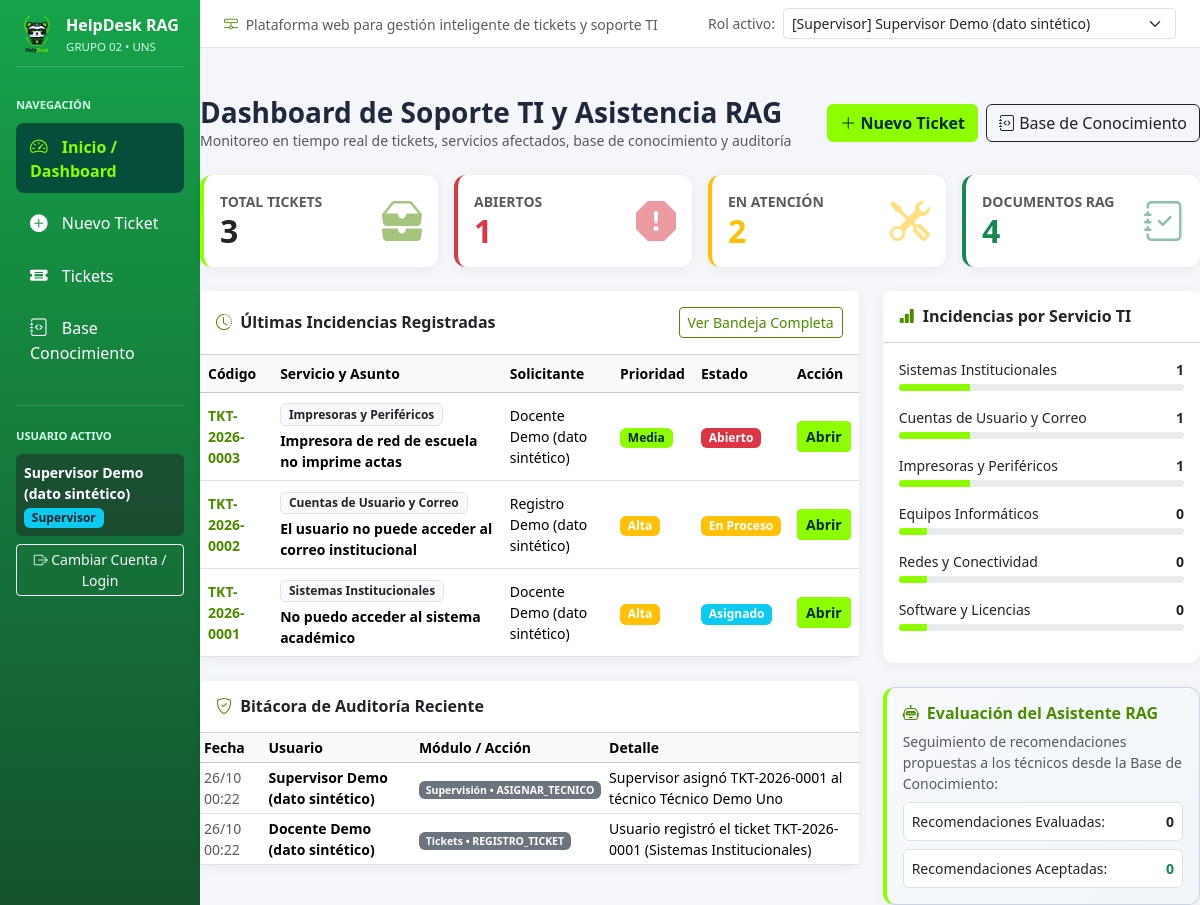
Before: / with the older database file.
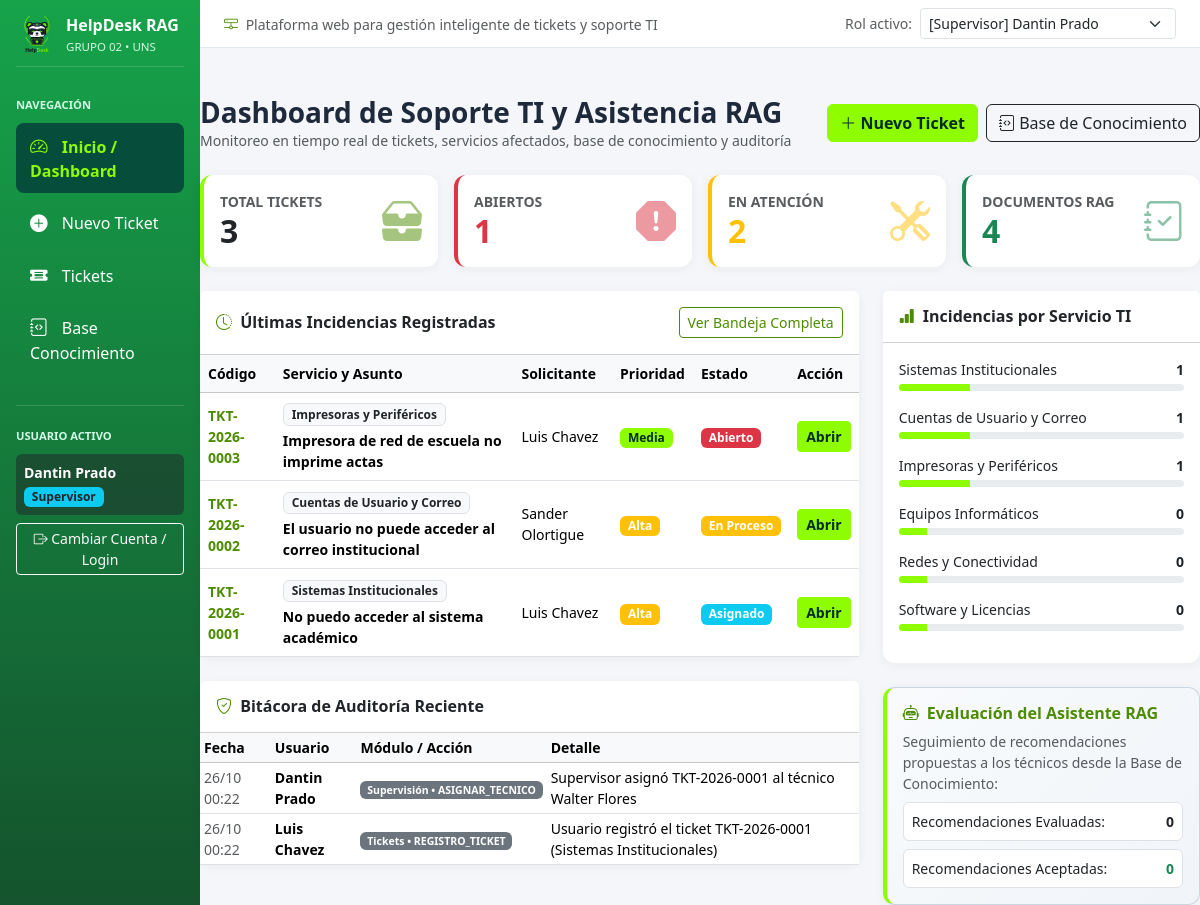
After: the same page with the newer database file.
### tables this page shows
CREATE TABLE usuarios (
    id_usuario INT AUTO_INCREMENT PRIMARY KEY,
    id_rol INT NOT NULL,
    codigo_institucional VARCHAR(20) NOT NULL UNIQUE,
    nombre_completo VARCHAR(120) NOT NULL,
    email VARCHAR(120) NOT NULL UNIQUE,
    password_hash VARCHAR(255) NOT NULL,
    dependencia_oficina VARCHAR(100) NOT NULL,
    especialidad_ti VARCHAR(100) NULL,
    activo TINYINT(1) NOT NULL DEFAULT 1,
    creado_en TIMESTAMP DEFAULT CURRENT_TIMESTAMP,
    CONSTRAINT fk_usuarios_rol FOREIGN KEY (id_rol) REFERENCES roles(id_rol)
        ON UPDATE CASCADE ON DELETE RESTRICT
);

CREATE TABLE tickets (
    id_ticket INT AUTO_INCREMENT PRIMARY KEY,
    codigo_ticket VARCHAR(25) NOT NULL UNIQUE,
    id_solicitante INT NOT NULL,
    id_tecnico_asignado INT NULL,
    id_supervisor_asignador INT NULL,
    id_servicio INT NOT NULL,
    id_categoria INT NOT NULL,
    id_prioridad INT NOT NULL,
    id_estado INT NOT NULL DEFAULT 1,
    asunto VARCHAR(180) NOT NULL,
    descripcion TEXT NOT NULL,
    diagnostico_tecnico TEXT NULL,
    solucion_aplicada TEXT NULL,
    fecha_registro TIMESTAMP DEFAULT CURRENT_TIMESTAMP,
    fecha_asignacion DATETIME NULL,
    fecha_resolucion DATETIME NULL,
    CONSTRAINT fk_ticket_solicitante FOREIGN KEY (id_solicitante) REFERENCES usuarios(id_usuario),
    CONSTRAINT fk_ticket_tecnico FOREIGN KEY (id_tecnico_asignado) REFERENCES usuarios(id_usuario),
    CONSTRAINT fk_ticket_supervisor FOREIGN KEY (id_supervisor_asignador) REFERENCES usuarios(id_usuario),
    CONSTRAINT fk_ticket_servicio FOREIGN KEY (id_servicio) REFERENCES servicios(id_servicio),
    CONSTRAINT fk_ticket_categoria FOREIGN KEY (id_categoria) REFERENCES categorias(id_categoria),
    CONSTRAINT fk_ticket_prioridad FOREIGN KEY (id_prioridad) REFERENCES prioridades(id_prioridad),
    CONSTRAINT fk_ticket_estado FOREIGN KEY (id_estado) REFERENCES estados(id_estado)
);

CREATE TABLE auditoria (
    id_auditoria INT AUTO_INCREMENT PRIMARY KEY,
    id_usuario INT NULL,
    modulo VARCHAR(60) NOT NULL,
    accion VARCHAR(80) NOT NULL,
    descripcion_evento TEXT NOT NULL,
    ip_origen VARCHAR(45) NOT NULL DEFAULT '127.0.0.1',
    fecha_evento TIMESTAMP DEFAULT CURRENT_TIMESTAMP,
    CONSTRAINT fk_auditoria_usuario FOREIGN KEY (id_usuario) REFERENCES usuarios(id_usuario) ON DELETE SET NULL
);

CREATE TABLE roles (
    id_rol INT AUTO_INCREMENT PRIMARY KEY,
    nombre VARCHAR(50) NOT NULL UNIQUE,
    descripcion VARCHAR(200) NOT NULL
);

CREATE TABLE servicios (
    id_servicio INT AUTO_INCREMENT PRIMARY KEY,
    codigo_servicio VARCHAR(20) NOT NULL UNIQUE,
    nombre VARCHAR(100) NOT NULL UNIQUE,
    descripcion VARCHAR(255) NOT NULL,
    activo TINYINT(1) NOT NULL DEFAULT 1
);

CREATE TABLE prioridades (
    id_prioridad INT AUTO_INCREMENT PRIMARY KEY,
    nombre VARCHAR(40) NOT NULL UNIQUE,
    nivel_orden INT NOT NULL,
    sla_horas INT NOT NULL DEFAULT 24,
    color_badge VARCHAR(30) NOT NULL DEFAULT 'secondary'
);

CREATE TABLE estados (
    id_estado INT AUTO_INCREMENT PRIMARY KEY,
    nombre VARCHAR(40) NOT NULL UNIQUE,
    descripcion VARCHAR(150) NOT NULL,
    es_cerrado TINYINT(1) NOT NULL DEFAULT 0,
    color_badge VARCHAR(30) NOT NULL DEFAULT 'primary'
);

### src/config/db.php (called while the page is built, shortened)
<?php
try {
    $pdo = conectarBD();
} catch (\PDOException $e) {
    die("<div style='font-family:sans-serif;padding:24px;background:#fef2f2;border:1px solid #ef4444;color:#991b1b;border-radius:8px;margin:20px;'>
            <h3>Error de Conexión a la Base de Datos</h3>
            <p>No se pudo conectar a <b>helpdesk_rag_db</b>: " . htmlspecialchars($e->getMessage()) . "</p>
            <p>Verifica que el servicio MySQL esté activo y hayas importado el script SQL del proyecto.</p>
         </div>");
}
if (!isset($_SESSION['usuario'])) {
    $stmtDefault = $pdo->query("
        SELECT u.*, r.nombre AS rol_nombre
        FROM usuarios u
        INNER JOIN roles r ON u.id_rol = r.id_rol
        WHERE u.id_usuario = 3 LIMIT 1
    ");
}
?>

### src/index.php (the view, shortened to what the changed rows need)
<?php
require_once __DIR__ . '/includes/header.php';
$kpis = $pdo->query("
    SELECT
        COUNT(*) AS total_tickets,
        SUM(CASE WHEN id_estado = 1 THEN 1 ELSE 0 END) AS abiertos,
        SUM(CASE WHEN id_estado IN (2, 3) THEN 1 ELSE 0 END) AS en_atencion,
        SUM(CASE WHEN id_estado IN (4, 5) THEN 1 ELSE 0 END) AS resueltos
    FROM tickets
")->fetch();
$totalKB = $pdo->query("SELECT COUNT(*) FROM base_conocimiento WHERE activo = 1")->fetchColumn();
$ultimosTickets = $pdo->query("
    SELECT t.id_ticket, t.codigo_ticket, t.asunto, t.fecha_registro,
           u.nombre_completo AS solicitante, s.nombre AS servicio,
           p.nombre AS prioridad, p.color_badge AS color_prio,
           e.nombre AS estado, e.color_badge AS color_est
    FROM tickets t
    INNER JOIN usuarios u ON t.id_solicitante = u.id_usuario
    INNER JOIN servicios s ON t.id_servicio = s.id_servicio
    INNER JOIN prioridades p ON t.id_prioridad = p.id_prioridad
    INNER JOIN estados e ON t.id_estado = e.id_estado
    ORDER BY t.id_ticket DESC LIMIT 5
")->fetchAll();
$ultimosLogs = $pdo->query("
    SELECT a.modulo, a.accion, a.descripcion_evento, a.fecha_evento, u.nombre_completo
    FROM auditoria a
    LEFT JOIN usuarios u ON a.id_usuario = u.id_usuario
    ORDER BY a.id_auditoria DESC LIMIT 5
")->fetchAll();
?>
<div class="row g-3 mb-4">
    <div class="col-md-3">
        <div class="card kpi-card p-3 border-start border-primary border-4">
            <div class="d-flex justify-content-between align-items-center">
                <div>
                    <h2 class="fw-bold mb-0"><?= intval($kpis['total_tickets']) ?></h2>
                </div>
            </div>
        </div>
    </div>
    <div class="col-md-3">
        <div class="card kpi-card p-3 border-start border-danger border-4">
            <div class="d-flex justify-content-between align-items-center">
                <div>
                    <h2 class="fw-bold text-danger mb-0"><?= intval($kpis['abiertos']) ?></h2>
                </div>
            </div>
        </div>
    </div>
    <div class="col-md-3">
        <div class="card kpi-card p-3 border-start border-warning border-4">
            <div class="d-flex justify-content-between align-items-center">
                <div>
                    <h2 class="fw-bold text-warning mb-0"><?= intval($kpis['en_atencion']) ?></h2>
                </div>
            </div>
        </div>
    </div>
    <div class="col-md-3">
        <div class="card kpi-card p-3 border-start border-success border-4">
            <div class="d-flex justify-content-between align-items-center">
                <div>
                    <h2 class="fw-bold text-success mb-0"><?= intval($totalKB) ?></h2>
                </div>
            </div>
        </div>
    </div>
</div>
<div class="row g-4">
    <div class="col-lg-8">
        <div class="card mb-4">
            <div class="table-responsive">
                <table class="table table-hover align-middle mb-0">
                    <thead class="table-light small">
                        <tr>
                            <th>Código</th>
                            <th>Servicio y Asunto</th>
                            <th>Solicitante</th>
                            <th>Prioridad</th>
                            <th>Estado</th>
                            <th>Acción</th>
                        </tr>
                    </thead>
                    <tbody>
                        <?php foreach ($ultimosTickets as $t): ?>
                        <tr>
                            <td class="fw-bold text-primary small"><?= htmlspecialchars($t['codigo_ticket']) ?></td>
                            <td>
                                <span class="badge bg-light text-dark border"><?= htmlspecialchars($t['servicio']) ?></span>
                                <div class="fw-semibold small mt-1"><?= htmlspecialchars($t['asunto']) ?></div>
                            </td>
                            <td class="small"><?= htmlspecialchars($t['solicitante']) ?></td>
                            <td><span class="badge bg-<?= htmlspecialchars($t['color_prio']) ?>"><?= htmlspecialchars($t['prioridad']) ?></span></td>
                            <td><span class="badge bg-<?= htmlspecialchars($t['color_est']) ?>"><?= htmlspecialchars($t['estado']) ?></span></td>
                            <td>
                                <a href="detalle_ticket.php?id=<?= $t['id_ticket'] ?>" class="btn btn-sm btn-primary">Abrir</a>
                            </td>
                        </tr>
                        <?php endforeach; ?>
                    </tbody>
                </table>
            </div>
        </div>
        <div class="card">
            <div class="table-responsive">
                <table class="table table-sm align-middle mb-0 small">
                    <thead class="table-light">
                        <tr>
                            <th>Fecha</th>
                            <th>Usuario</th>
                            <th>Módulo / Acción</th>
                            <th>Detalle</th>
                        </tr>
                    </thead>
                    <tbody>
                        <?php foreach ($ultimosLogs as $log): ?>
                        <tr>
                            <td class="text-muted"><?= date('d/m H:i', strtotime($log['fecha_evento'])) ?></td>
                            <td class="fw-semibold"><?= htmlspecialchars($log['nombre_completo'] ?? 'Sistema') ?></td>
                            <td><span class="badge bg-secondary"><?= htmlspecialchars($log['modulo']) ?> • <?= htmlspecialchars($log['accion']) ?></span></td>
                            <td><?= htmlspecialchars($log['descripcion_evento']) ?></td>
                        </tr>
                        <?php endforeach; ?>
                    </tbody>
                </table>
            </div>
        </div>
    </div>
</div>
<?php require_once __DIR__ . '/includes/footer.php'; ?>

### src/includes/header.php (shortened to what the changed rows need)
<?php
require_once __DIR__ . '/../config/db.php';
$usuarioActual = $_SESSION['usuario'];
$perfilesDemo  = $pdo->query("
    SELECT u.id_usuario, u.nombre_completo, r.nombre AS rol
    FROM usuarios u
    INNER JOIN roles r ON u.id_rol = r.id_rol
    ORDER BY u.id_rol
")->fetchAll();
?>
<!DOCTYPE html>
<html lang="es">
<head>
    <link href="https://cdn.jsdelivr.net/npm/bootstrap@5.3.2/dist/css/bootstrap.min.css" rel="stylesheet">
    <link href="https://cdn.jsdelivr.net/npm/bootstrap-icons@1.11.3/font/bootstrap-icons.css" rel="stylesheet">
    <link href="assets/css/styles.css" rel="stylesheet">
</head>
<body>
<div class="container-fluid">
    <div class="row">
        <nav class="col-md-3 col-lg-2 d-md-block sidebar p-3">
            <div class="mt-4 pt-3 border-top border-secondary">
                <div class="mt-2 p-2 rounded bg-dark bg-opacity-50">
                    <div class="fw-semibold small text-white"><?= htmlspecialchars($usuarioActual['nombre_completo']) ?></div>
                    <span class="badge bg-info text-dark mt-1"><?= htmlspecialchars($usuarioActual['rol_nombre']) ?></span>
                </div>
            </div>
        </nav>
        <main class="col-md-9 ms-sm-auto col-lg-10 px-0">
            <div class="topbar px-4 py-2 d-flex flex-wrap justify-content-between align-items-center">
                <div class="d-flex align-items-center gap-2">
                    <form method="GET" class="d-inline">
                        <select name="cambiar_perfil" class="form-select form-select-sm" onchange="this.form.submit()">
                            <?php foreach ($perfilesDemo as $pf): ?>
                                <option value="<?= $pf['id_usuario'] ?>" <?= $pf['id_usuario'] == $usuarioActual['id_usuario'] ? 'selected' : '' ?>>
                                    [<?= htmlspecialchars($pf['rol']) ?>] <?= htmlspecialchars($pf['nombre_completo']) ?>
                                </option>
                            <?php endforeach; ?>
                        </select>
                    </form>
                </div>
            </div>

Changed rows visible on the page:
changed usuarios "Supervisor": nombre_completo "Supervisor Demo (dato sintético)" → "Dantin Prado"
changed through a linked row, tickets "TKT-2026-0003": id_solicitante.nombre_completo "Docente Demo (dato sintético)" → "Luis Chavez"
changed through a linked row, tickets "El usuario no puede acceder al correo institucional": id_solicitante.nombre_completo "Registro Demo (dato sintético)" → "Sander Olortigue"
changed through a linked row, tickets "TKT-2026-0001": id_solicitante.nombre_completo "Docente Demo (dato sintético)" → "Luis Chavez"
changed auditoria "Supervisión": id_usuario.nombre_completo "Supervisor Demo (dato sintético)" → "Dantin Prado"; descripcion_evento "Supervisor asignó TKT-2026-0001 al técnico Técnico Demo Uno" → "Supervisor asignó TKT-2026-0001 al técnico Walter Flores"
changed through a linked row, auditoria "Tickets": id_usuario.nombre_completo "Docente Demo (dato sintético)" → "Luis Chavez"
Other visible differences:
form field cambiar_perfil: "[Supervisor] Supervisor Demo (dato sintético)" → "[Supervisor] Dantin Prado"
